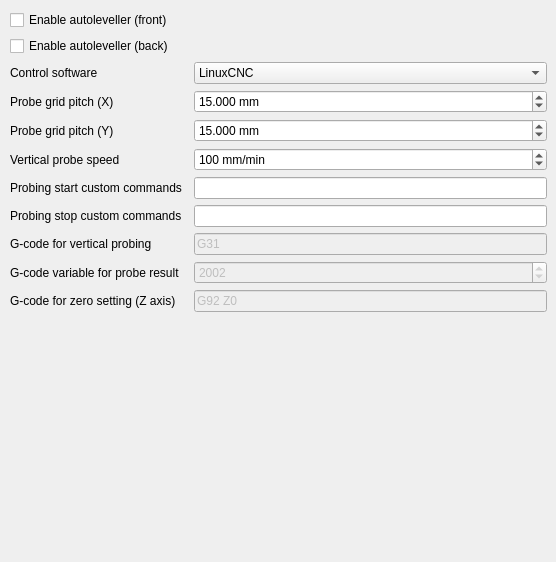
        <widget class="QWidget" name="autolevellerTab">
         <attribute name="title">
          <string>Autoleveller</string>
         </attribute>
         <widget class="QWidget" name="formLayoutWidget_5">
          <property name="geometry">
           <rect>
            <x>10</x>
            <y>10</y>
            <width>537</width>
            <height>543</height>
           </rect>
          </property>
          <layout class="QGridLayout" name="autolevellerGridLayout">
           <property name="sizeConstraint">
            <enum>QLayout::SetDefaultConstraint</enum>
           </property>
           <property name="horizontalSpacing">
            <number>12</number>
           </property>
           <property name="verticalSpacing">
            <number>6</number>
           </property>
           <item row="1" column="0">
            <widget class="QCheckBox" name="albackCheckBox">
             <property name="toolTip">
              <string>&lt;html&gt;&lt;head/&gt;&lt;body&gt;&lt;p&gt;&lt;span style=&quot; font-style:italic;&quot;&gt;--al-back&lt;/span&gt;&lt;/p&gt;&lt;p&gt;Enable the autoleveller for the front side&lt;/p&gt;&lt;/body&gt;&lt;/html&gt;</string>
             </property>
             <property name="text">
              <string>Enable autoleveller (back)</string>
             </property>
             <property name="checked">
              <bool>false</bool>
             </property>
            </widget>
           </item>
           <item row="2" column="1">
            <widget class="QComboBox" name="softwareComboBox">
             <property name="toolTip">
              <string>&lt;html&gt;&lt;head/&gt;&lt;body&gt;&lt;p&gt;&lt;span style=&quot; font-style:italic;&quot;&gt;--software&lt;/span&gt;&lt;/p&gt;&lt;p&gt;the height probing commands are different from software to software. Use this option to select the used software; currently supported softwares are LinuxCNC, Mach3, Mach4 and custom. With custom you can specify al-probecode, al-probevar and al-setzzero, in order to generate gcode for an unsupported software. For compatibility reasons, the custom gcode is much bigger (3-4 times) than the gcode for a supported software.&lt;/p&gt;&lt;/body&gt;&lt;/html&gt;</string>
             </property>
             <item>
              <property name="text">
               <string>LinuxCNC</string>
              </property>
             </item>
             <item>
              <property name="text">
               <string>Mach3</string>
              </property>
             </item>
             <item>
              <property name="text">
               <string>Mach4</string>
              </property>
             </item>
             <item>
              <property name="text">
               <string>custom</string>
              </property>
             </item>
            </widget>
           </item>
           <item row="10" column="0">
            <widget class="QLabel" name="alsetzzeroLabel">
             <property name="enabled">
              <bool>true</bool>
             </property>
             <property name="toolTip">
              <string>&lt;html&gt;&lt;head/&gt;&lt;body&gt;&lt;p&gt;&lt;span style=&quot; font-style:italic;&quot;&gt;--al-setzzero&lt;/span&gt;&lt;/p&gt;&lt;p&gt;custom gcode for setting the actual height as the zero of the Z axis. For example, LinuxCNC uses G10 L20 P0 Z0 while Mach3, Mach4 and TurboCNC use G92 Z0. If unspecified, G92 Z0 will be used. This option is relevant only when --software=custom&lt;/p&gt;&lt;/body&gt;&lt;/html&gt;</string>
             </property>
             <property name="text">
              <string>G-code for zero setting (Z axis)</string>
             </property>
             <property name="buddy">
              <cstring>alsetzzeroLineEdit</cstring>
             </property>
            </widget>
           </item>
           <item row="3" column="1">
            <widget class="QDoubleSpinBox" name="alxDoubleSpinBox">
             <property name="toolTip">
              <string>&lt;html&gt;&lt;head/&gt;&lt;body&gt;&lt;p&gt;&lt;span style=&quot; font-style:italic;&quot;&gt;--al-x&lt;/span&gt;&lt;/p&gt;&lt;p&gt;Width of the probing on the X axis. Higher values increase the levelling precision but also increases the probing time (but not the milling time)&lt;/p&gt;&lt;/body&gt;&lt;/html&gt;</string>
             </property>
             <property name="suffix">
              <string> mm</string>
             </property>
             <property name="decimals">
              <number>3</number>
             </property>
             <property name="minimum">
              <double>1.000000000000000</double>
             </property>
             <property name="maximum">
              <double>1000.000000000000000</double>
             </property>
             <property name="value">
              <double>15.000000000000000</double>
             </property>
            </widget>
           </item>
           <item row="3" column="0">
            <widget class="QLabel" name="alxLabel">
             <property name="toolTip">
              <string>&lt;html&gt;&lt;head/&gt;&lt;body&gt;&lt;p&gt;&lt;span style=&quot; font-style:italic;&quot;&gt;--al-x&lt;/span&gt;&lt;/p&gt;&lt;p&gt;Width of the probing on the X axis. Higher values increase the levelling precision but also increases the probing time (but not the milling time)&lt;/p&gt;&lt;/body&gt;&lt;/html&gt;</string>
             </property>
             <property name="text">
              <string>Probe grid pitch (X)</string>
             </property>
             <property name="buddy">
              <cstring>alxDoubleSpinBox</cstring>
             </property>
            </widget>
           </item>
           <item row="9" column="1">
            <widget class="QSpinBox" name="alprobevarSpinBox">
             <property name="enabled">
              <bool>false</bool>
             </property>
             <property name="toolTip">
              <string>&lt;html&gt;&lt;head/&gt;&lt;body&gt;&lt;p&gt;&lt;span style=&quot; font-style:italic;&quot;&gt;--al-probevar&lt;/span&gt;&lt;/p&gt;&lt;p&gt;custom Z probe result variable. For example, LinuxCNC uses 5063 while Mach3, Mach4 and TurboCNC use 2002. If unspecified, 2002 will be used. This option is relevant only when --software=custom&lt;/p&gt;&lt;/body&gt;&lt;/html&gt;</string>
             </property>
             <property name="suffix">
              <string/>
             </property>
             <property name="prefix">
              <string/>
             </property>
             <property name="minimum">
              <number>1</number>
             </property>
             <property name="maximum">
              <number>100000</number>
             </property>
             <property name="value">
              <number>2002</number>
             </property>
            </widget>
           </item>
           <item row="7" column="1">
            <widget class="QLineEdit" name="alprobeoffLineEdit">
             <property name="toolTip">
              <string>&lt;html&gt;&lt;head/&gt;&lt;body&gt;&lt;p&gt;&lt;span style=&quot; font-style:italic;&quot;&gt;--al-probe-off&lt;/span&gt;&lt;/p&gt;&lt;p&gt;Insert these commands at the end of the probing sequence, replacing the standard M0 command. You can use this argument to add a M64/M65 command (LinuxCNC) to automatically disable the probe tool. Use a at sign (@) to insert a newline&lt;/p&gt;&lt;/body&gt;&lt;/html&gt;</string>
             </property>
            </widget>
           </item>
           <item row="8" column="0">
            <widget class="QLabel" name="alprobecodeLabel">
             <property name="enabled">
              <bool>true</bool>
             </property>
             <property name="toolTip">
              <string>&lt;html&gt;&lt;head/&gt;&lt;body&gt;&lt;p&gt;&lt;span style=&quot; font-style:italic;&quot;&gt;--al-probecode&lt;/span&gt;&lt;/p&gt;&lt;p&gt;custom Z probe code. For example, LinuxCNC uses G38.2 while Mach3, Mach4 and TurboCNC use G31. If unspecified, G31 will be used. This option is relevant only when --software=custom&lt;/p&gt;&lt;/body&gt;&lt;/html&gt;</string>
             </property>
             <property name="text">
              <string>G-code for vertical probing</string>
             </property>
             <property name="buddy">
              <cstring>alprobecodeLineEdit</cstring>
             </property>
            </widget>
           </item>
           <item row="8" column="1">
            <widget class="QLineEdit" name="alprobecodeLineEdit">
             <property name="enabled">
              <bool>false</bool>
             </property>
             <property name="toolTip">
              <string>&lt;html&gt;&lt;head/&gt;&lt;body&gt;&lt;p&gt;&lt;span style=&quot; font-style:italic;&quot;&gt;--al-probecode&lt;/span&gt;&lt;/p&gt;&lt;p&gt;custom Z probe code. For example, LinuxCNC uses G38.2 while Mach3, Mach4 and TurboCNC use G31. If unspecified, G31 will be used. This option is relevant only when --software=custom&lt;/p&gt;&lt;/body&gt;&lt;/html&gt;</string>
             </property>
             <property name="text">
              <string>G31</string>
             </property>
            </widget>
           </item>
           <item row="5" column="1">
            <widget class="QSpinBox" name="alprobefeedSpinBox">
             <property name="toolTip">
              <string>&lt;html&gt;&lt;head/&gt;&lt;body&gt;&lt;p&gt;&lt;span style=&quot; font-style:italic;&quot;&gt;--al-probefeed&lt;/span&gt;&lt;/p&gt;&lt;p&gt;Probe speed on the Z axis. Higher values decrease the probing time but also increase the wear of the probing tool&lt;/p&gt;&lt;/body&gt;&lt;/html&gt;</string>
             </property>
             <property name="suffix">
              <string> mm/min</string>
             </property>
             <property name="maximum">
              <number>5000</number>
             </property>
             <property name="singleStep">
              <number>10</number>
             </property>
             <property name="value">
              <number>100</number>
             </property>
            </widget>
           </item>
           <item row="9" column="0">
            <widget class="QLabel" name="alprobevarLabel">
             <property name="enabled">
              <bool>true</bool>
             </property>
             <property name="toolTip">
              <string>&lt;html&gt;&lt;head/&gt;&lt;body&gt;&lt;p&gt;&lt;span style=&quot; font-style:italic;&quot;&gt;--al-probevar&lt;/span&gt;&lt;/p&gt;&lt;p&gt;custom Z probe result variable. For example, LinuxCNC uses 5063 while Mach3, Mach4 and TurboCNC use 2002. If unspecified, 2002 will be used. This option is relevant only when --software=custom&lt;/p&gt;&lt;/body&gt;&lt;/html&gt;</string>
             </property>
             <property name="text">
              <string>G-code variable for probe result</string>
             </property>
             <property name="buddy">
              <cstring>alprobevarSpinBox</cstring>
             </property>
            </widget>
           </item>
           <item row="6" column="0">
            <widget class="QLabel" name="alprobeonLabel">
             <property name="toolTip">
              <string>&lt;html&gt;&lt;head/&gt;&lt;body&gt;&lt;p&gt;&lt;span style=&quot; font-style:italic;&quot;&gt;--al-probe-on&lt;/span&gt;&lt;/p&gt;&lt;p&gt;Insert these commands at the start of the probing sequence. You can use this argument to add a M64/M65 command (LinuxCNC) to automatically enable the probe tool. Use a at sign (@) to insert a newline&lt;/p&gt;&lt;/body&gt;&lt;/html&gt;</string>
             </property>
             <property name="text">
              <string>Probing start custom commands</string>
             </property>
             <property name="buddy">
              <cstring>alprobeonLineEdit</cstring>
             </property>
            </widget>
           </item>
           <item row="4" column="0">
            <widget class="QLabel" name="alyLabel">
             <property name="toolTip">
              <string>&lt;html&gt;&lt;head/&gt;&lt;body&gt;&lt;p&gt;&lt;span style=&quot; font-style:italic;&quot;&gt;--al-y&lt;/span&gt;&lt;/p&gt;&lt;p&gt;Width of the probing on the Y axis. Higher values increase the levelling precision but also increases the probing time (but not the milling time)&lt;/p&gt;&lt;/body&gt;&lt;/html&gt;</string>
             </property>
             <property name="text">
              <string>Probe grid pitch (Y)</string>
             </property>
             <property name="buddy">
              <cstring>alyDoubleSpinBox</cstring>
             </property>
            </widget>
           </item>
           <item row="4" column="1">
            <widget class="QDoubleSpinBox" name="alyDoubleSpinBox">
             <property name="toolTip">
              <string>&lt;html&gt;&lt;head/&gt;&lt;body&gt;&lt;p&gt;&lt;span style=&quot; font-style:italic;&quot;&gt;--al-y&lt;/span&gt;&lt;/p&gt;&lt;p&gt;Width of the probing on the Y axis. Higher values increase the levelling precision but also increases the probing time (but not the milling time)&lt;/p&gt;&lt;/body&gt;&lt;/html&gt;</string>
             </property>
             <property name="suffix">
              <string> mm</string>
             </property>
             <property name="decimals">
              <number>3</number>
             </property>
             <property name="minimum">
              <double>1.000000000000000</double>
             </property>
             <property name="maximum">
              <double>1000.000000000000000</double>
             </property>
             <property name="value">
              <double>15.000000000000000</double>
             </property>
            </widget>
           </item>
           <item row="6" column="1">
            <widget class="QLineEdit" name="alprobeonLineEdit">
             <property name="toolTip">
              <string>&lt;html&gt;&lt;head/&gt;&lt;body&gt;&lt;p&gt;&lt;span style=&quot; font-style:italic;&quot;&gt;--al-probe-on&lt;/span&gt;&lt;/p&gt;&lt;p&gt;Insert these commands at the start of the probing sequence. You can use this argument to add a M64/M65 command (LinuxCNC) to automatically enable the probe tool. Use a at sign (@) to insert a newline&lt;/p&gt;&lt;/body&gt;&lt;/html&gt;</string>
             </property>
             <property name="placeholderText">
              <string/>
             </property>
            </widget>
           </item>
           <item row="5" column="0">
            <widget class="QLabel" name="alprobefeedLabel">
             <property name="toolTip">
              <string>&lt;html&gt;&lt;head/&gt;&lt;body&gt;&lt;p&gt;&lt;span style=&quot; font-style:italic;&quot;&gt;--al-probefeed&lt;/span&gt;&lt;/p&gt;&lt;p&gt;Probe speed on the Z axis. Higher values decrease the probing time but also increase the wear of the probing tool&lt;/p&gt;&lt;/body&gt;&lt;/html&gt;</string>
             </property>
             <property name="text">
              <string>Vertical probe speed</string>
             </property>
             <property name="buddy">
              <cstring>alprobefeedSpinBox</cstring>
             </property>
            </widget>
           </item>
           <item row="7" column="0">
            <widget class="QLabel" name="alprobeoffLabel">
             <property name="toolTip">
              <string>&lt;html&gt;&lt;head/&gt;&lt;body&gt;&lt;p&gt;&lt;span style=&quot; font-style:italic;&quot;&gt;--al-probe-off&lt;/span&gt;&lt;/p&gt;&lt;p&gt;Insert these commands at the end of the probing sequence, replacing the standard M0 command. You can use this argument to add a M64/M65 command (LinuxCNC) to automatically disable the probe tool. Use a at sign (@) to insert a newline&lt;/p&gt;&lt;/body&gt;&lt;/html&gt;</string>
             </property>
             <property name="text">
              <string>Probing stop custom commands</string>
             </property>
             <property name="buddy">
              <cstring>alprobeoffLineEdit</cstring>
             </property>
            </widget>
           </item>
           <item row="2" column="0">
            <widget class="QLabel" name="softwareLabel">
             <property name="toolTip">
              <string>&lt;html&gt;&lt;head/&gt;&lt;body&gt;&lt;p&gt;&lt;span style=&quot; font-style:italic;&quot;&gt;--software&lt;/span&gt;&lt;/p&gt;&lt;p&gt;the height probing commands are different from software to software. Use this option to select the used software; currently supported softwares are LinuxCNC, Mach3, Mach4 and custom. With custom you can specify al-probecode, al-probevar and al-setzzero, in order to generate gcode for an unsupported software. For compatibility reasons, the custom gcode is much bigger (3-4 times) than the gcode for a supported software.&lt;/p&gt;&lt;/body&gt;&lt;/html&gt;</string>
             </property>
             <property name="text">
              <string>Control software</string>
             </property>
             <property name="buddy">
              <cstring>softwareComboBox</cstring>
             </property>
            </widget>
           </item>
           <item row="0" column="0">
            <widget class="QCheckBox" name="alfrontCheckBox">
             <property name="toolTip">
              <string>&lt;html&gt;&lt;head/&gt;&lt;body&gt;&lt;p&gt;&lt;span style=&quot; font-style:italic;&quot;&gt;--al-front&lt;/span&gt;&lt;/p&gt;&lt;p&gt;Enable the autoleveller for the front side&lt;/p&gt;&lt;/body&gt;&lt;/html&gt;</string>
             </property>
             <property name="text">
              <string>Enable autoleveller (front)</string>
             </property>
             <property name="checked">
              <bool>false</bool>
             </property>
            </widget>
           </item>
           <item row="10" column="1">
            <widget class="QLineEdit" name="alsetzzeroLineEdit">
             <property name="enabled">
              <bool>false</bool>
             </property>
             <property name="toolTip">
              <string>&lt;html&gt;&lt;head/&gt;&lt;body&gt;&lt;p&gt;&lt;span style=&quot; font-style:italic;&quot;&gt;--al-setzzero&lt;/span&gt;&lt;/p&gt;&lt;p&gt;custom gcode for setting the actual height as the zero of the Z axis. For example, LinuxCNC uses G10 L20 P0 Z0 while Mach3, Mach4 and TurboCNC use G92 Z0. If unspecified, G92 Z0 will be used. This option is relevant only when --software=custom&lt;/p&gt;&lt;/body&gt;&lt;/html&gt;</string>
             </property>
             <property name="text">
              <string>G92 Z0</string>
             </property>
            </widget>
           </item>
           <item row="11" column="0" colspan="2">
            <spacer name="verticalSpacer_6">
             <property name="orientation">
              <enum>Qt::Vertical</enum>
             </property>
             <property name="sizeHint" stdset="0">
              <size>
               <width>20</width>
               <height>40</height>
              </size>
             </property>
            </spacer>
           </item>
          </layout>
         </widget>
        </widget>
